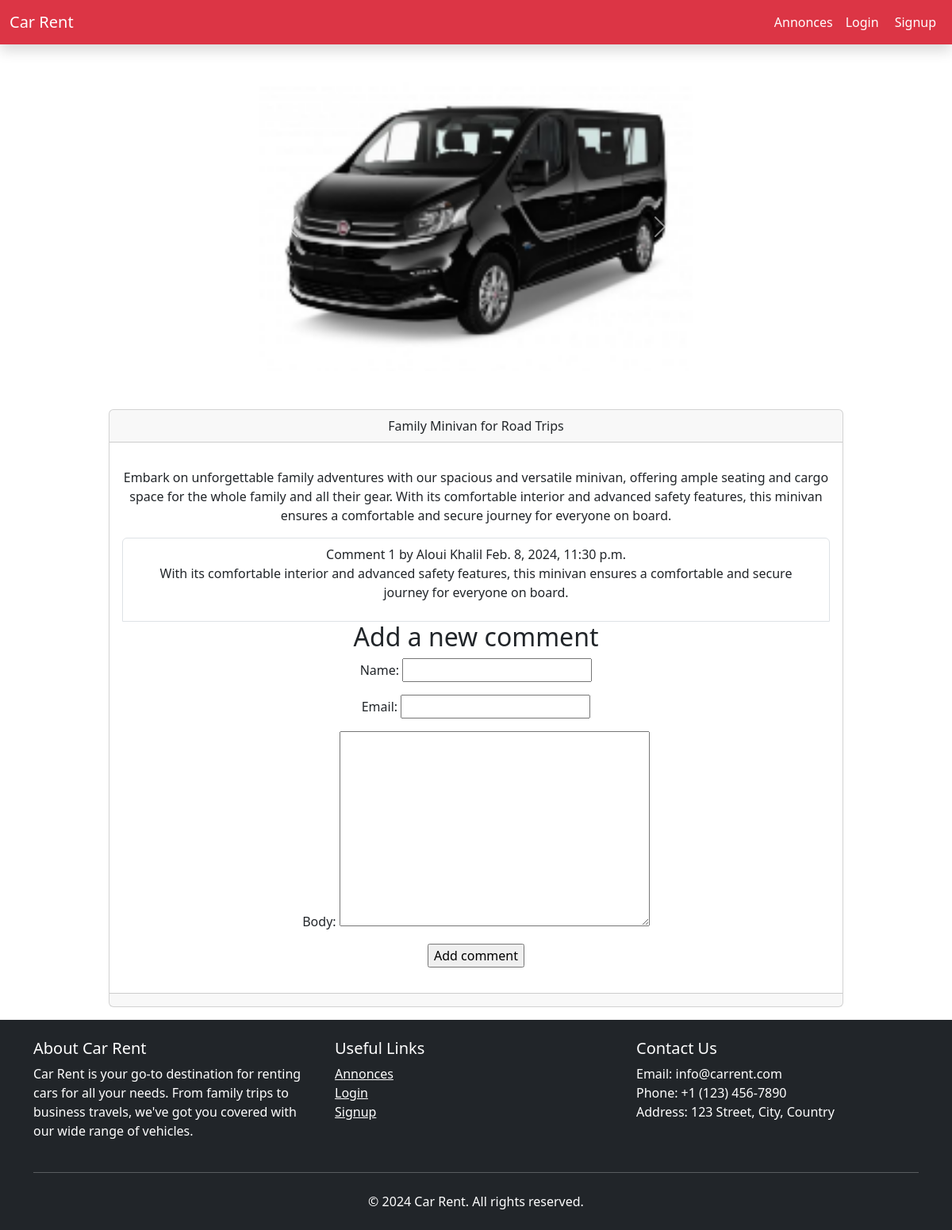
Screenshot of /2024/2/8/family-minivan-for-road-trips/ with the database file from the repository.
### blog/models.py (models this page shows, shortened)
class Post(models.Model):
    class Status(models.TextChoices):
        DRAFT = 'DF','Draft'
        PUBLISHED = 'PB','Published'
    title = models.CharField(max_length=250)
    slug = models.SlugField(max_length=250,unique_for_date='publish')
    body = models.TextField()
    picture = models.ImageField(upload_to='pictures/%Y/%m/%d',null=True,blank=True)
    publish = models.DateTimeField(default=timezone.now)
    created = models.DateTimeField(auto_now_add=True)
    updated = models.DateTimeField(auto_now=True)
    status = models.CharField(max_length=2,choices=Status.choices,default=Status.DRAFT)
    author = models.ForeignKey(User,on_delete = models.CASCADE,
                               related_name='blog_posts')
    objects = models.Manager()
    published = PublishedManager()
    class Meta:
        ordering = ['-publish']
        indexes = [
            models.Index(fields=['-publish']),
        ]

class Comment (models.Model):
        post = models.ForeignKey('Post',on_delete=models.CASCADE,
                                 related_name='comments')
        name = models.CharField(max_length=80)
        email = models.EmailField()
        body = models.TextField()
        created = models.DateTimeField(auto_now_add=True)
        updated = models.DateTimeField(auto_now=True)
        active = models .BooleanField(default=True)
        class Meta:
            ordering =['created']
            indexes = [
                models.Index(fields=['created']),
            ]

### blog/views.py (the view)
# urls.py: path('<int:year>/<int:month>/<int:day>/<slug:post>/',views.post_detail,name='post_detail'),
def post_detail(request,year,month,day,post):
    post=get_object_or_404(Post,status=Post.Status.PUBLISHED,
                           slug=post,
                           publish__year=year,
                           publish__month=month,
                           publish__day=day)
    comments = post.comments.filter(active=True)
    form = CommentForm()
    return render(request,'blog/post/detail.html',{'post':post,'comments':comments,'form':form})

### blog/forms.py
class CommentForm(forms.ModelForm):
    class Meta:
        model = Comment
        fields =['name','email','body']

### blog/templates/blog/post/detail.html (shortened to what this page needs)
{% extends "blog/base.html" %}
{% block content %}
<div class="container mb-3 mt-5">
  <div class="row justify-content-center">
      <div class="col-6">
        <div id="carouselExampleRide" class="carousel slide" data-bs-ride="true">
          <div class="carousel-inner">
            <div class="carousel-item active">
              <img src="{{ post.picture.url }}" class="d-block w-100" alt="...">
            </div>
          </div>
          <button class="carousel-control-prev" type="button" data-bs-target="#carouselExampleRide" data-bs-slide="prev">
            <span class="carousel-control-prev-icon" aria-hidden="true"></span>
          </button>
          <button class="carousel-control-next" type="button" data-bs-target="#carouselExampleRide" data-bs-slide="next">
            <span class="carousel-control-next-icon" aria-hidden="true"></span>
          </button>
        </div>
      </div>
  </div>
</div>
<div class="container mb-3 mt-5">
  <div class="row justify-content-center">
      <div class="col-10">
        <div class="card text-center">
          <div class="card-header">
            {{ post.title }}
          </div>
          <div class="card-body">
            <p class="card-text">{{ post.body|linebreaks }}</p>
            <ul class="list-group">
              {% for comment in comments %}
              <li class="list-group-item"> Comment {{ forloop.counter }} by {{ comment.name }}
                {{ comment.created }}  {{ comment.body|linebreaks }}</li>
              {% endfor %}
              {% include "blog/post/includes/comment_form.html" %}
            </ul>
          </div>
          <div class="card-footer text-body-secondary">
          </div>
        </div>
      </div>
  </div>
</div>
{% endblock %}

### rows the page displays
Post: picture (picture), title "Family Minivan for Road Trips", body "Embark on unforgettable family adventures with our spacious and versatile minivan, offering ample seating and cargo space for the whole family and all their gear. With its comfortable interior and advanced safety features, this minivan ensures a comfortable and secure journey for everyone on board."
Comment: name "Aloui Khalil", created "Feb. 8, 2024, 11:30 p.m.", body "With its comfortable interior and advanced safety features, this minivan ensures a comfortable and secure journey for everyone on board."
